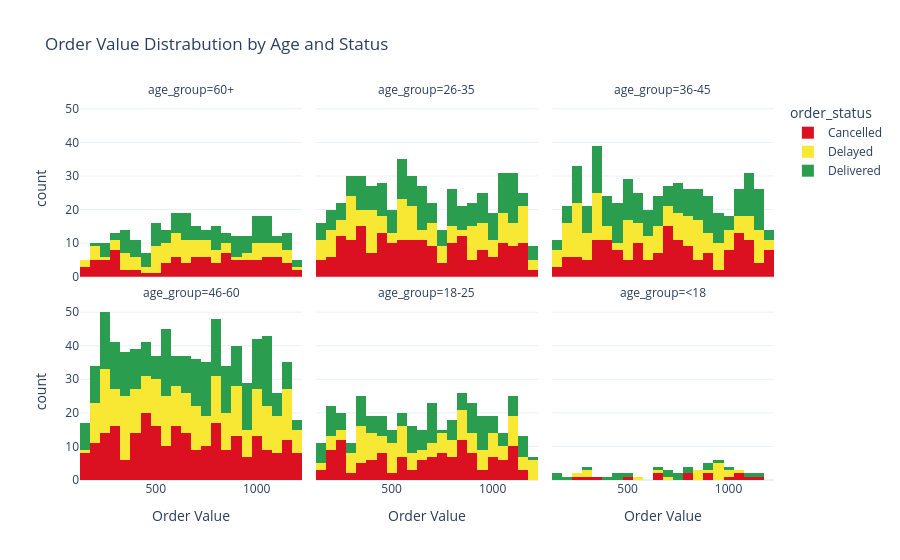

The notebook cell this image was saved under:
### Code cell
fig7 = px.histogram(food, x='order_value', color= 'order_status', color_discrete_map= status_color, facet_col='age_group', facet_col_wrap=3, nbins=30, 
                    title='Order Value Distrabution by Age and Status', labels={'order_value': 'Order Value'})

fig7.update_layout(template=plot_template)
fig7.show()

### Figure 1 — Plotly figure (JSON) as saved in the notebook; plotly's stock layout.template omitted (floating-point values rounded to 4 significant figures; data arrays with more than 128 entries replaced by an {"elided": "..."} marker saying what was removed)
{"data": [{"bingroup": "x", "hovertemplate": "order_status=Cancelled<br>age_group=60+<br>Order Value=%{x}<br>count=%{y}<extra></extra>", "legendgroup": "Cancelled", "marker": {"color": "#DB1021", "pattern": {"shape": ""}}, "name": "Cancelled", "nbinsx": 30, "orientation": "v", "showlegend": true, "type": "histogram", "x": [497.5, 1198.0, 805.6, 604.9, 704.7, 736.6, 1168.0, 933.5, 815.1, 1078.0, 271.7, 678.0, 321.8, 842.9, 969.3, 696.8, 740.8, 264.9, 323.3, 1150.0, 580.2, 347.5, 595.6, 764.0, 889.7, 797.9, 1010.0, 577.7, 159.3, 277.7, 652.9, 728.8, 267.7, 993.2, 296.6, 866.0, 1057.0, 269.3, 1001.0, 1083.0, 882.6, 283.4, 653.4, 1084.0, 543.1, 1016.0, 857.7, 609.4, 313.5, 850.7, 627.7, 170.9, 183.2, 854.1, 869.5, 1116.0, 190.7, 179.5, 270.7, 1039.0, 743.9, 814.9, 152.6, 614.1, 568.0, 378.2, 707.4, 951.3, 628.6, 349.0, 1126.0, 313.1, 684.5, 772.3, 545.6, 962.8, 825.8, 877.8, 1028.0, 698.6, 190.9, 1093.0, 541.6, 293.9, 402.5, 1037.0, 904.1, 1144.0, 1058.0, 470.3, 1109.0, 967.5, 198.8, 987.9, 1197.0, 1074.0, 890.0], "xaxis": "x4", "yaxis": "y4"}, {"bingroup": "x", "hovertemplate": "order_status=Cancelled<br>age_group=26-35<br>Order Value=%{x}<br>count=%{y}<extra></extra>", "legendgroup": "Cancelled", "marker": {"color": "#DB1021", "pattern": {"shape": ""}}, "name": "Cancelled", "nbinsx": 30, "orientation": "v", "showlegend": false, "type": "histogram", "x": {"elided": "197 float values"}, "xaxis": "x5", "yaxis": "y5"}, {"bingroup": "x", "hovertemplate": "order_status=Cancelled<br>age_group=36-45<br>Order Value=%{x}<br>count=%{y}<extra></extra>", "legendgroup": "Cancelled", "marker": {"color": "#DB1021", "pattern": {"shape": ""}}, "name": "Cancelled", "nbinsx": 30, "orientation": "v", "showlegend": false, "type": "histogram", "x": {"elided": "170 float values"}, "xaxis": "x6", "yaxis": "y6"}, {"bingroup": "x", "hovertemplate": "order_status=Cancelled<br>age_group=46-60<br>Order Value=%{x}<br>count=%{y}<extra></extra>", "legendgroup": "Cancelled", "marker": {"color": "#DB1021", "pattern": {"shape": ""}}, "name": "Cancelled", "nbinsx": 30, "orientation": "v", "showlegend": false, "type": "histogram", "x": {"elided": "260 float values"}, "xaxis": "x", "yaxis": "y"}, {"bingroup": "x", "hovertemplate": "order_status=Cancelled<br>age_group=18-25<br>Order Value=%{x}<br>count=%{y}<extra></extra>", "legendgroup": "Cancelled", "marker": {"color": "#DB1021", "pattern": {"shape": ""}}, "name": "Cancelled", "nbinsx": 30, "orientation": "v", "showlegend": false, "type": "histogram", "x": {"elided": "134 float values"}, "xaxis": "x2", "yaxis": "y2"}, {"bingroup": "x", "hovertemplate": "order_status=Cancelled<br>age_group=<18<br>Order Value=%{x}<br>count=%{y}<extra></extra>", "legendgroup": "Cancelled", "marker": {"color": "#DB1021", "pattern": {"shape": ""}}, "name": "Cancelled", "nbinsx": 30, "orientation": "v", "showlegend": false, "type": "histogram", "x": [791.6, 312.3, 1063.0, 1080.0, 1039.0, 1167.0, 924.1, 975.9, 516.6, 667.7, 637.6, 262.6, 342.1, 900.9, 777.3], "xaxis": "x3", "yaxis": "y3"}, {"bingroup": "x", "hovertemplate": "order_status=Delayed<br>age_group=60+<br>Order Value=%{x}<br>count=%{y}<extra></extra>", "legendgroup": "Delayed", "marker": {"color": "#F9E833", "pattern": {"shape": ""}}, "name": "Delayed", "nbinsx": 30, "orientation": "v", "showlegend": true, "type": "histogram", "x": [810.2, 499.1, 668.9, 222.9, 722.5, 1061.0, 550.5, 541.1, 536.7, 796.3, 730.3, 576.3, 621.0, 628.4, 162.5, 556.4, 352.7, 343.5, 323.9, 1044.0, 569.0, 1121.0, 756.3, 332.9, 873.4, 691.1, 1102.0, 508.3, 417.4, 697.0, 964.5, 200.5, 870.6, 1034.0, 599.9, 634.0, 870.9, 770.5, 985.2, 594.1, 561.2, 586.0, 1002.0, 595.7, 647.2, 686.3, 1116.0, 303.8, 580.8, 338.2, 438.4, 1171.0, 801.1, 155.6, 1021.0, 1151.0, 984.2, 1049.0, 1133.0, 177.3, 506.4, 459.8, 243.7, 415.3, 1106.0, 514.1, 503.8, 1177.0, 488.3, 696.0, 824.3, 486.0, 770.6, 630.3, 513.9, 341.7, 751.0, 393.2, 918.3, 635.1, 213.9, 1007.0, 316.8, 656.3, 954.4, 377.6, 1136.0], "xaxis": "x4", "yaxis": "y4"}, {"bingroup": "x", "hovertemplate": "order_status=Delayed<br>age_group=26-35<br>Order Value=%{x}<br>count=%{y}<extra></extra>", "legendgroup": "Delayed", "marker": {"color": "#F9E833", "pattern": {"shape": ""}}, "name": "Delayed", "nbinsx": 30, "orientation": "v", "showlegend": false, "type": "histogram", "x": {"elided": "155 float values"}, "xaxis": "x5", "yaxis": "y5"}, {"bingroup": "x", "hovertemplate": "order_status=Delayed<br>age_group=36-45<br>Order Value=%{x}<br>count=%{y}<extra></extra>", "legendgroup": "Delayed", "marker": {"color": "#F9E833", "pattern": {"shape": ""}}, "name": "Delayed", "nbinsx": 30, "orientation": "v", "showlegend": false, "type": "histogram", "x": {"elided": "172 float values"}, "xaxis": "x6", "yaxis": "y6"}, {"bingroup": "x", "hovertemplate": "order_status=Delayed<br>age_group=46-60<br>Order Value=%{x}<br>count=%{y}<extra></extra>", "legendgroup": "Delayed", "marker": {"color": "#F9E833", "pattern": {"shape": ""}}, "name": "Delayed", "nbinsx": 30, "orientation": "v", "showlegend": false, "type": "histogram", "x": {"elided": "269 float values"}, "xaxis": "x", "yaxis": "y"}, {"bingroup": "x", "hovertemplate": "order_status=Delayed<br>age_group=18-25<br>Order Value=%{x}<br>count=%{y}<extra></extra>", "legendgroup": "Delayed", "marker": {"color": "#F9E833", "pattern": {"shape": ""}}, "name": "Delayed", "nbinsx": 30, "orientation": "v", "showlegend": false, "type": "histogram", "x": {"elided": "131 float values"}, "xaxis": "x2", "yaxis": "y2"}, {"bingroup": "x", "hovertemplate": "order_status=Delayed<br>age_group=<18<br>Order Value=%{x}<br>count=%{y}<extra></extra>", "legendgroup": "Delayed", "marker": {"color": "#F9E833", "pattern": {"shape": ""}}, "name": "Delayed", "nbinsx": 30, "orientation": "v", "showlegend": false, "type": "histogram", "x": [853.1, 846.5, 939.8, 965.8, 1010.0, 549.8, 712.3, 297.8, 959.9, 319.7, 938.1, 656.8, 938.4, 872.9, 886.4, 1033.0, 235.4, 982.6], "xaxis": "x3", "yaxis": "y3"}, {"bingroup": "x", "hovertemplate": "order_status=Delivered<br>age_group=60+<br>Order Value=%{x}<br>count=%{y}<extra></extra>", "legendgroup": "Delivered", "marker": {"color": "#2A9D4F", "pattern": {"shape": ""}}, "name": "Delivered", "nbinsx": 30, "orientation": "v", "showlegend": true, "type": "histogram", "x": [1193.0, 901.8, 425.4, 1014.0, 543.6, 326.2, 404.6, 925.4, 759.1, 1041.0, 361.9, 514.3, 948.2, 332.4, 1008.0, 1062.0, 903.2, 401.6, 593.6, 488.9, 392.9, 577.4, 643.3, 1005.0, 478.0, 780.3, 891.0, 460.6, 651.6, 711.2, 851.8, 942.6, 1049.0, 419.6, 345.4, 816.7, 1026.0, 365.4, 537.6, 262.6, 788.0, 521.6, 1018.0, 668.3, 334.4, 820.6, 319.2, 988.9, 517.2, 652.0, 376.1, 1038.0, 446.0, 783.0, 982.6, 1171.0, 236.1, 785.2, 688.8, 974.4, 768.6, 504.2, 1066.0, 1065.0, 228.3, 873.2, 1085.0, 618.6, 222.0, 880.4, 426.3, 868.3, 973.0, 229.9, 636.9, 1129.0, 587.5, 300.8, 490.3, 1001.0, 543.5, 1178.0, 797.5, 720.9, 757.3, 634.1, 607.0, 1025.0, 558.3, 1136.0, 640.6, 1018.0, 703.1, 670.2, 576.9, 1136.0, 1103.0, 326.2, 911.8, 887.0, 1175.0], "xaxis": "x4", "yaxis": "y4"}, {"bingroup": "x", "hovertemplate": "order_status=Delivered<br>age_group=26-35<br>Order Value=%{x}<br>count=%{y}<extra></extra>", "legendgroup": "Delivered", "marker": {"color": "#2A9D4F", "pattern": {"shape": ""}}, "name": "Delivered", "nbinsx": 30, "orientation": "v", "showlegend": false, "type": "histogram", "x": {"elided": "178 float values"}, "xaxis": "x5", "yaxis": "y5"}, {"bingroup": "x", "hovertemplate": "order_status=Delivered<br>age_group=36-45<br>Order Value=%{x}<br>count=%{y}<extra></extra>", "legendgroup": "Delivered", "marker": {"color": "#2A9D4F", "pattern": {"shape": ""}}, "name": "Delivered", "nbinsx": 30, "orientation": "v", "showlegend": false, "type": "histogram", "x": {"elided": "192 float values"}, "xaxis": "x6", "yaxis": "y6"}, {"bingroup": "x", "hovertemplate": "order_status=Delivered<br>age_group=46-60<br>Order Value=%{x}<br>count=%{y}<extra></extra>", "legendgroup": "Delivered", "marker": {"color": "#2A9D4F", "pattern": {"shape": ""}}, "name": "Delivered", "nbinsx": 30, "orientation": "v", "showlegend": false, "type": "histogram", "x": {"elided": "273 float values"}, "xaxis": "x", "yaxis": "y"}, {"bingroup": "x", "hovertemplate": "order_status=Delivered<br>age_group=18-25<br>Order Value=%{x}<br>count=%{y}<extra></extra>", "legendgroup": "Delivered", "marker": {"color": "#2A9D4F", "pattern": {"shape": ""}}, "name": "Delivered", "nbinsx": 30, "orientation": "v", "showlegend": false, "type": "histogram", "x": {"elided": "130 float values"}, "xaxis": "x2", "yaxis": "y2"}, {"bingroup": "x", "hovertemplate": "order_status=Delivered<br>age_group=<18<br>Order Value=%{x}<br>count=%{y}<extra></extra>", "legendgroup": "Delivered", "marker": {"color": "#2A9D4F", "pattern": {"shape": ""}}, "name": "Delivered", "nbinsx": 30, "orientation": "v", "showlegend": false, "type": "histogram", "x": [690.7, 428.4, 908.2, 320.1, 1020.0, 964.3, 677.8, 502.1, 394.7, 1087.0, 819.7, 216.1, 162.8, 1143.0, 737.2, 431.0, 812.1, 734.3, 909.7, 164.2, 650.8], "xaxis": "x3", "yaxis": "y3"}], "layout": {"annotations": [{"font": {}, "showarrow": false, "text": "age_group=46-60", "x": 0.16, "xanchor": "center", "xref": "paper", "y": 0.465, "yanchor": "bottom", "yref": "paper"}, {"font": {}, "showarrow": false, "text": "age_group=18-25", "x": 0.5, "xanchor": "center", "xref": "paper", "y": 0.465, "yanchor": "bottom", "yref": "paper"}, {"font": {}, "showarrow": false, "text": "age_group=<18", "x": 0.84, "xanchor": "center", "xref": "paper", "y": 0.465, "yanchor": "bottom", "yref": "paper"}, {"font": {}, "showarrow": false, "text": "age_group=60+", "x": 0.16, "xanchor": "center", "xref": "paper", "y": 1.0, "yanchor": "bottom", "yref": "paper"}, {"font": {}, "showarrow": false, "text": "age_group=26-35", "x": 0.5, "xanchor": "center", "xref": "paper", "y": 1.0, "yanchor": "bottom", "yref": "paper"}, {"font": {}, "showarrow": false, "text": "age_group=36-45", "x": 0.84, "xanchor": "center", "xref": "paper", "y": 1.0, "yanchor": "bottom", "yref": "paper"}], "barmode": "relative", "legend": {"title": {"text": "order_status"}, "tracegroupgap": 0}, "title": {"text": "Order Value Distrabution by Age and Status"}, "xaxis": {"anchor": "y", "domain": [0, 0.32], "title": {"text": "Order Value"}}, "xaxis2": {"anchor": "y2", "domain": [0.34, 0.66], "matches": "x", "title": {"text": "Order Value"}}, "xaxis3": {"anchor": "y3", "domain": [0.68, 1.0], "matches": "x", "title": {"text": "Order Value"}}, "xaxis4": {"anchor": "y4", "domain": [0, 0.32], "matches": "x", "showticklabels": false}, "xaxis5": {"anchor": "y5", "domain": [0.34, 0.66], "matches": "x", "showticklabels": false}, "xaxis6": {"anchor": "y6", "domain": [0.68, 1.0], "matches": "x", "showticklabels": false}, "yaxis": {"anchor": "x", "domain": [0, 0.465], "title": {"text": "count"}}, "yaxis2": {"anchor": "x2", "domain": [0, 0.465], "matches": "y", "showticklabels": false}, "yaxis3": {"anchor": "x3", "domain": [0, 0.465], "matches": "y", "showticklabels": false}, "yaxis4": {"anchor": "x4", "domain": [0.535, 1.0], "matches": "y", "title": {"text": "count"}}, "yaxis5": {"anchor": "x5", "domain": [0.535, 1.0], "matches": "y", "showticklabels": false}, "yaxis6": {"anchor": "x6", "domain": [0.535, 1.0], "matches": "y", "showticklabels": false}}}
